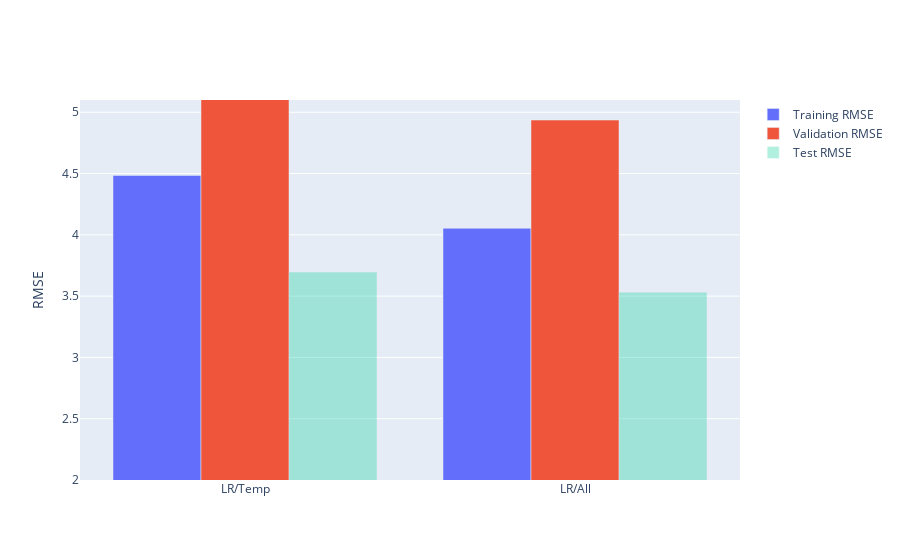

Notebook code for this chart:
### Code cell
fig = compare_rmse(models)
fig.update_yaxes(range=[2,5.1], title="RMSE")

### Figure 1 — Plotly figure (JSON) as saved in the notebook; plotly's stock layout.template omitted (floating-point values rounded to 4 significant figures)
{"data": [{"name": "Training RMSE", "x": ["LR/Temp", "LR/All"], "y": [4.484, 4.053], "type": "bar"}, {"name": "Validation RMSE", "x": ["LR/Temp", "LR/All"], "y": [5.491, 4.937], "type": "bar"}, {"name": "Test RMSE", "opacity": 0.3, "x": ["LR/Temp", "LR/All"], "y": [3.696, 3.532], "type": "bar"}], "layout": {"yaxis": {"range": [2, 5.1], "title": {"text": "RMSE"}}}}
